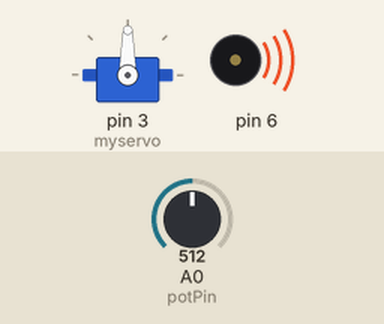
Recording of a sketch running on a simulated Arduino Uno, built with avr-gcc and run on an emulated ATmega328P. On the bench: servo, buzzer (waves = sounding). The test bench sets the inputs (shaded band); at power-on: A0 (potPin) = 512.

Above: at 1.2 s.
1.3 s: A0 (potPin) set to 716
At 2.0 s:
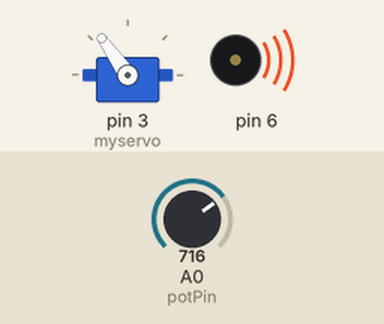
4.3 s: A0 (potPin) set to 900
At 4.9 s:
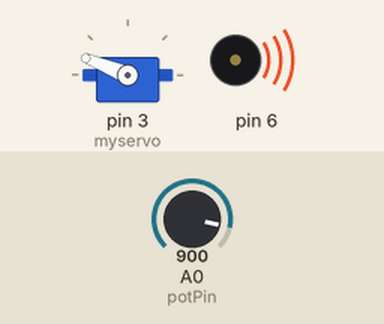
7.3 s: A0 (potPin) set to 1023
At 7.8 s:
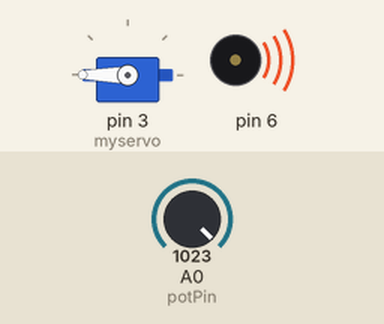
10.3 s: A0 (potPin) set to 306
At 10.7 s:
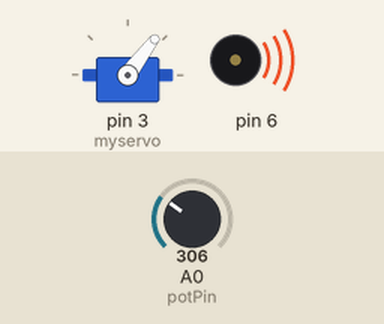
13.3 s: A0 (potPin) set to 122
At 14.7 s:
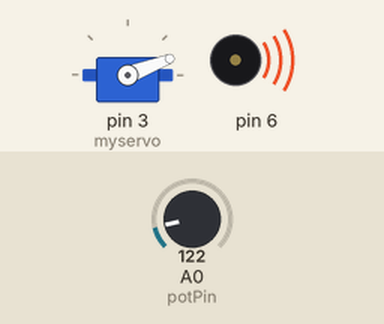
Timing chart, 0 to 16.3 s (numbered marks = the images above; inputs shaded):
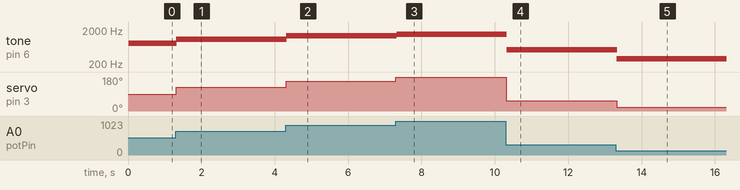

The sketch:

17_02_Servo_Knob.ino
```cpp
/*  ArduinoStory CodingArrayKit_Level_1
 *
 *  CAK Starter code 17_02_Servo_Knob
 *  This sketch uses servo live
 *  The servo motor is between 0 and 180 degrees depending on the variable resistance value
 *  Move the axis.
 */

#include <Servo.h>         // Include servo library

Servo myservo;            // create object myservo to control servo; up to 12 can be created

int position =0;                // store the servo's position. Initial value 0
int potPin=A0;                  //  Connect variable resistance to A1 pin

void setup() {
  myservo.attach(3);            // attach servo motor to pin 3
}


void loop() {

  int val =analogRead(potPin);               // Read variable resistance value (0-1023)
  int servoVal =map(val,0,1023,0,180);       // map variable resistance values to 0-180 degrees servo motor rotation angle
  myservo.write(servoVal);                   // position of mapped servo
  delay(15);                                 // wait for the servo to arrive.

  int pitchVal=map(val, 0, 1023,120,1500);   // map variable resistance values to 120 to 1500 Hz sound frequencies
  tone(6, pitchVal, 10);                     // output mapped sound value to manual buzzer connected to pin 6 for 10 milliseconds

  delay (1);                                 // delay of 1 millisecond for safety

}
```

Measured:
- after the input at 1.3 s, tone on pin 6: 810 Hz → 1085 Hz at once; servo on pin 3 (myservo): 90° → 125° at once
- after the input at 4.3 s, tone on pin 6: 1085 Hz → 1334 Hz at once; servo on pin 3 (myservo): 125° → 158° at once
- after the input at 7.3 s, tone on pin 6: 1334 Hz → 1500 Hz at once; servo on pin 3 (myservo): 158° → 180° at once
- after the input at 10.3 s, tone on pin 6: 1500 Hz → 532 Hz at once; servo on pin 3 (myservo): 180° → 53° at once
- after the input at 13.3 s, tone on pin 6: 532 Hz → 284 Hz at once; servo on pin 3 (myservo): 53° → 21° at once
